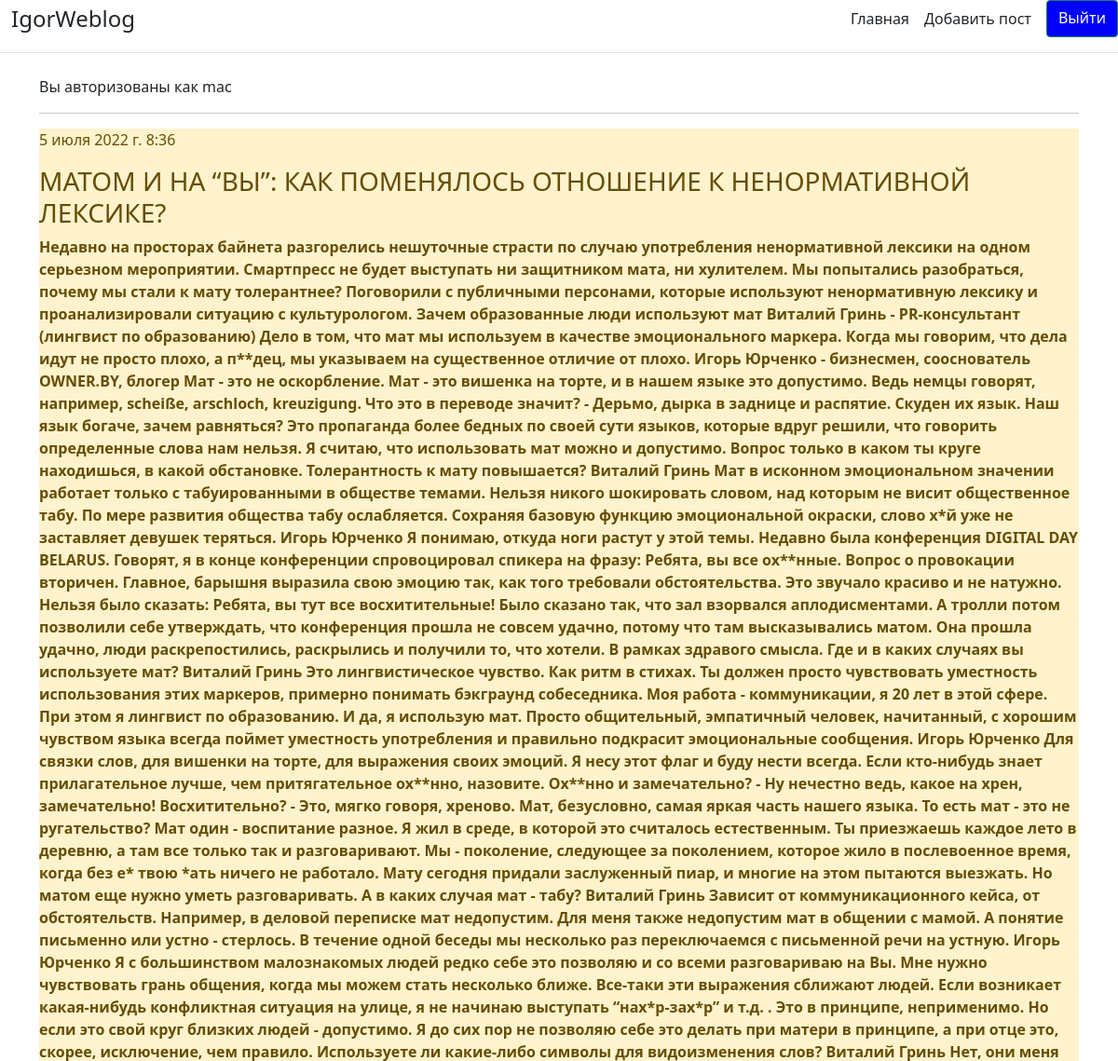
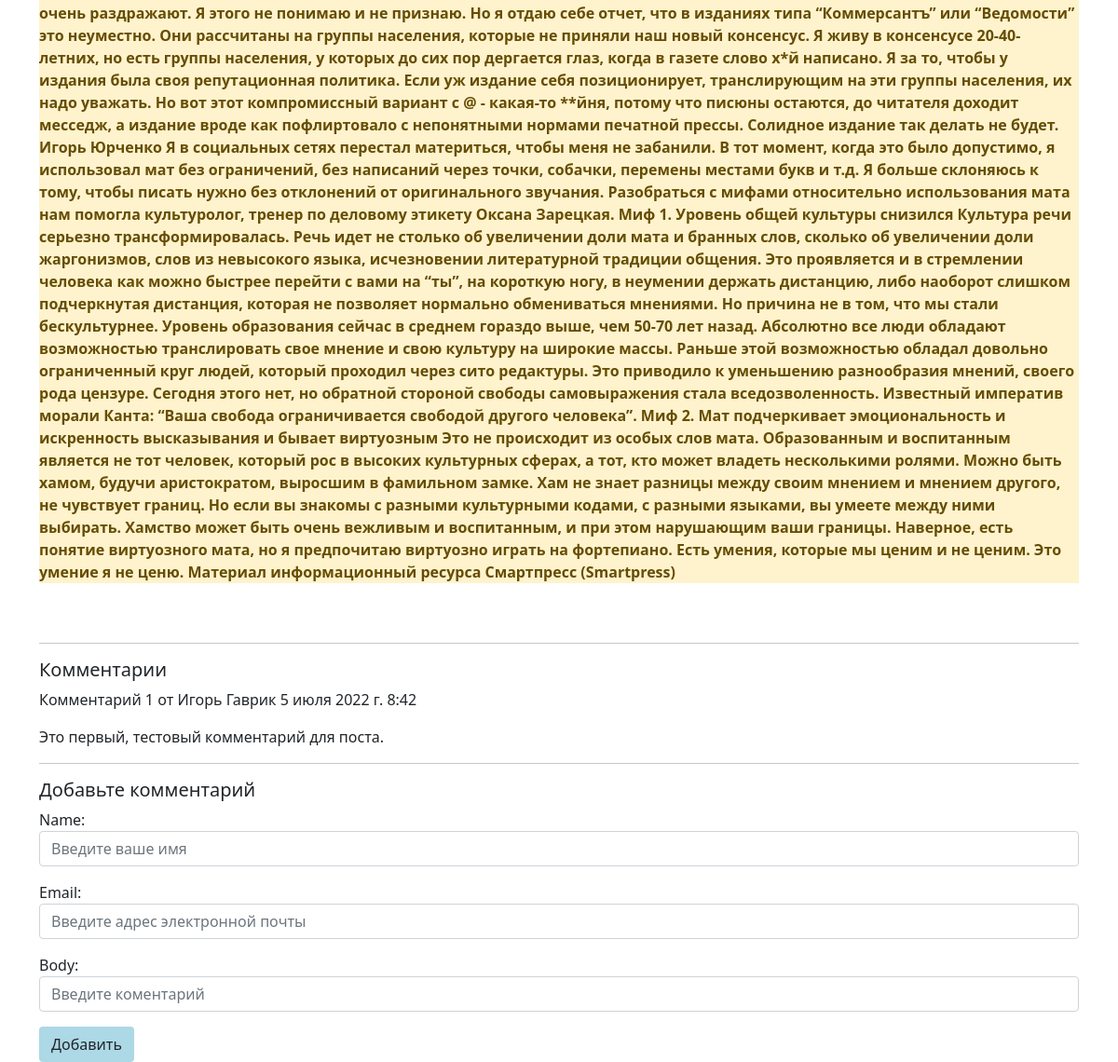
The app's page /article_detail/2022-07-05-0836332439900000/ (signed in) with its own data (2 pictures, top to bottom).
### Blog/models.py (models this page shows, shortened)
class Task(models.Model):
    title = models.CharField('Название', max_length=100)
    task = models.TextField('Текст')
    created_dt = models.DateTimeField('Дата', auto_now=True)
    publish = models.DateTimeField('Публикация', default=timezone.now)
    slug = models.SlugField('Ссылка', max_length=250, unique=True, null=False, blank=True, db_index=True)
    class Meta:
        verbose_name = 'Пост'
        verbose_name_plural = 'Посты'

class Comment(models.Model):
    post = models.ForeignKey(Task, related_name='comments', on_delete=models.CASCADE)
    name = models.CharField(max_length=80)
    email = models.EmailField()
    body = models.TextField()
    created = models.DateTimeField(auto_now_add=True)
    updated = models.DateTimeField(auto_now=True)
    active = models.BooleanField(default=True)
    class Meta:
        ordering = ('created',)

### Blog/views.py (the view)
# urls.py: path('article_detail/<slug:slug>/', views.article_detail, name='article_detail'),
def article_detail(request, slug):
    article = get_object_or_404(Task, slug=slug)
    comments = article.comments.filter(active=True)
    if request.method == 'POST':
        comment_form = CommentForm(data=request.POST)
        if comment_form.is_valid():
            new_comment = comment_form.save(commit=False)
            new_comment.post = article
            new_comment.save()
    else:
        comment_form = CommentForm()
    context = {'article': article, 'slug': slug, 'comments': comments,
               'comment_form': comment_form}
    return render(request, 'Blog/article_detail.html', context)

### Blog/forms.py
class CommentForm(forms.ModelForm):
    class Meta:
        model = Comment
        fields = ('name', 'email', 'body')
        widgets = {
            "name": TextInput(attrs={
                'class': 'form-control',
                'placeholder': "Введите ваше имя"
            }),
            "email": TextInput(attrs={
                'class': 'form-control',
                'placeholder': 'Введите адрес электронной почты'
            }),
            "body": TextInput(attrs={
                'class': 'form-control',
                'placeholder': 'Введите коментарий'
            })
        }

### Blog/templates/Blog/article_detail.html (shortened to what this page needs)
{% extends 'Blog/base.html' %}
{% block content %}
<div class="alert-warning mt-3", class="container">
    <p>{{ article.publish }}</p>
    <h3>{{ article.title | upper }}</h3>
    <b>{{ article.task }}</b>
</div>
<br>
<br>
<hr>
{% with comments.Count as total_comments %}
    <h5>
        {{ total_comments }} Комментарии {{ total_comments|pluralize }}
    </h5>
{% endwith %}
{% for comment in comments %}
    <div class="comment">
        <p class="info">
            Комментарий {{ forloop.counter }} от {{ comment.name }}
            {{ comment.created }}
        </p>
        {{ comment.body|linebreaks }}
    </div>
{% empty %}
    <p>Под этой статьёй пока нет комментариев. Оставьте комментарий первым!</p>
{% endfor %}
<hr>
{% if new_comment %}
    <h2>Ваш коментарий добавлен</h2>
{% else %}
{% if request.user.is_authenticated %}
    <h5>Добавьте комментарий</h5>
    <form method="post" action=".">
        {{ comment_form.as_p }}
        <button type="submit" class="btn btn-sucsess" style="background:lightblue">
            Добавить</button>
    </form>
{% else %}
    <p>Оставлять комментарии под постами и добавлять посты могут только авторизованные пользователи.</p>
{% endif %}
{% endif %}
{% endblock %}

### Blog/templates/Blog/base.html (shortened to what this page needs)
<!doctype html>
<html lang="ru">
<head>
    <link rel="stylesheet" href="https://cdn.jsdelivr.net/npm/bootstrap@5.1.3/dist/css/bootstrap.min.css">
</head>
<body>
    <div class="d-flex flex-column flex-md-row align-items-center pb-3 mb-4 border-bottom">
        <a href="/" class="d-flex align-items-center text-dark text-decoration-none">
        <span class="container fs-4"> IgorWeblog </span></a>
{% if request.user.is_authenticated %}
        <nav class="d-inline-flex mt-2 mt-md-0 ms-md-auto">
            <a class="me-3 py-2 text-dark text-decoration-none" href="{% url 'index' %}">Главная</a>
            <a class="me-3 py-2 text-dark text-decoration-none" href="{% url 'post' %}">Добавить пост</a>
            <a button type="submit" class="btn btn-success" style="background:blue" href="{% url 'logout' %}">Выйти</a>
        </nav>
{% else %}
        <nav class="d-inline-flex mt-2 mt-md-0 ms-md-auto">
            <a class="me-3 py-2 text-dark text-decoration-none" href="{% url 'index' %}">Главная</a>
            <a class="me-3 py-2 text-dark text-decoration-none" href="{% url 'login' %}">Авторизация</a>
        </nav>
{% endif %}
    </div>
    <div class="container">
{% if request.user.is_authenticated %}
    <p>Вы авторизованы как {{ user.username|default:'Гость'}}</p>
{% else %}
    <p>Вы не авторизованы.</p>
{% endif %}
<hr>
    </div>
    <div class="container">
        {% block content %}{% endblock %}
</body>
</html>

### records on screen
Task: publish "5 июля 2022 г. 8:36", title "МАТОМ И НА “ВЫ”: КАК ПОМЕНЯЛОСЬ ОТНОШЕНИЕ К НЕНОРМАТИВНОЙ ЛЕКСИКЕ?", task "Недавно на просторах байнета разгорелись нешуточные страсти по случаю употребления ненормативной лексики на одном серьезном мероприятии. Смартпресс не будет выступать ни защитником мата, ни хулителем. Мы попытались разобраться, почему мы стали к мату толерантнее? Поговорили с публичными персонами, которые используют ненормативную лексику и проанализировали ситуацию с культурологом. Зачем образованные люди используют мат Виталий Гринь - PR-консультант (лингвист по образованию) Дело в том, что мат мы используем в качестве эмоционального маркера. Когда мы говорим, что дела идут не просто плохо, а п**дец, мы указываем на существенное отличие от плохо. Игорь Юрченко - бизнесмен, сооснователь…"
Comment: name "Игорь Гаврик", created "5 июля 2022 г. 8:42", body "Это первый, тестовый комментарий для поста."

### other values on screen
{{ user.username|default:'Гость' }} "mac"
